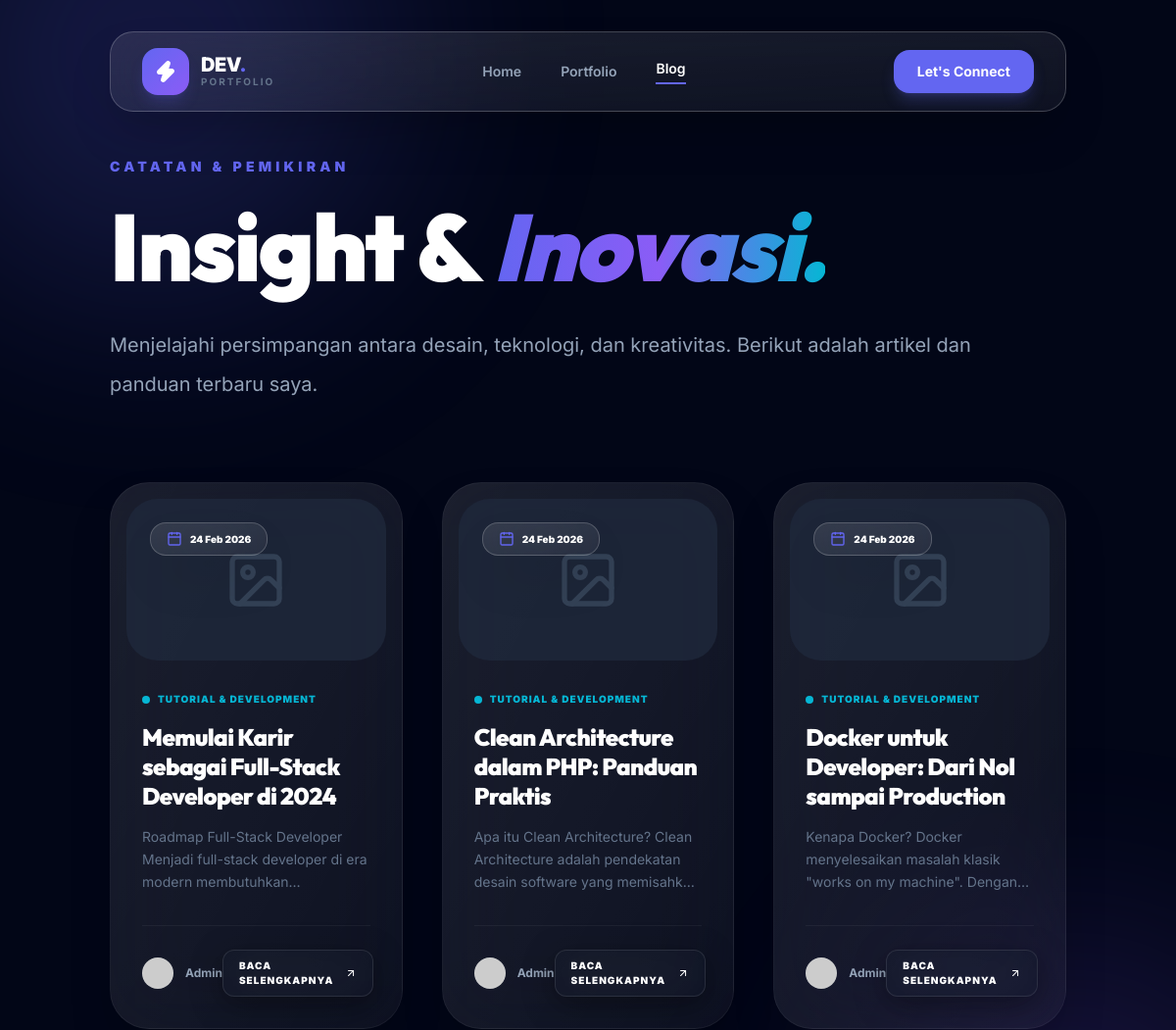
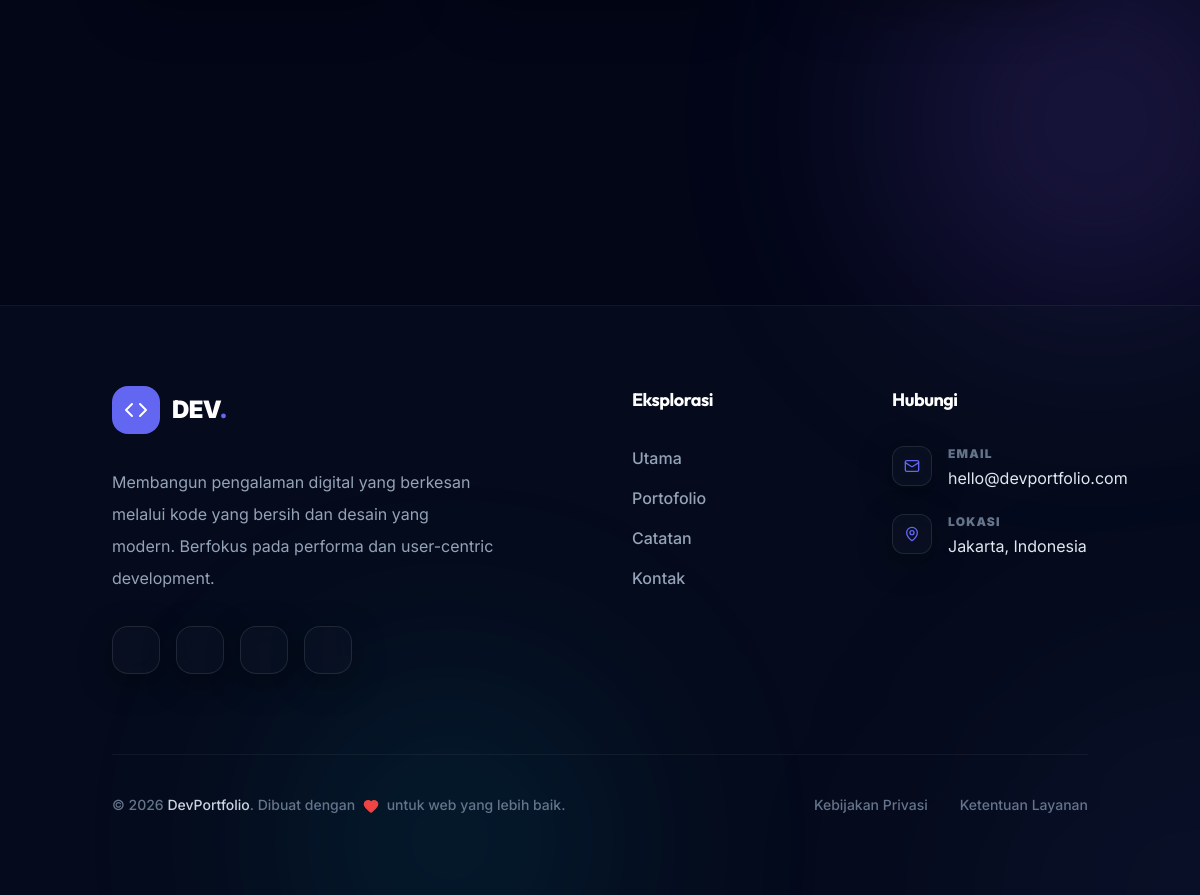
The app's page /public/blog with its own data (2 pictures, top to bottom).
### tables this page shows
CREATE TABLE IF NOT EXISTS blogs (
    id INT AUTO_INCREMENT PRIMARY KEY,
    user_id INT DEFAULT NULL,
    title VARCHAR(255) NOT NULL,
    slug VARCHAR(270) NOT NULL UNIQUE,
    content TEXT NOT NULL,
    excerpt VARCHAR(500) DEFAULT NULL,
    thumbnail VARCHAR(255) DEFAULT NULL,
    status ENUM('published', 'draft') DEFAULT 'published',
    views INT DEFAULT 0,
    created_at TIMESTAMP DEFAULT CURRENT_TIMESTAMP,
    updated_at TIMESTAMP DEFAULT CURRENT_TIMESTAMP ON UPDATE CURRENT_TIMESTAMP,
    FOREIGN KEY (user_id) REFERENCES users(id) ON DELETE SET NULL
);

### app/core/Controller.php (called while the page is built, shortened)
<?php
require_once __DIR__ . '/../../config/database.php';
class Controller
{
    protected string $basePath;
    protected array $config;
    public function __construct()
    {
        $this->config = require __DIR__ . '/../../config/app.php';
        $this->basePath = $this->config['base_path'];
    }
    protected function view(string $viewName, array $data = []): void
    {
        $data['basePath'] = $this->basePath;
        $data['config'] = $this->config;
        extract($data);
        $viewFile = __DIR__ . '/../views/' . str_replace('.', '/', $viewName) . '.php';
        require $viewFile;
        require __DIR__ . '/../views/layouts/main.php';
    }
}

### app/controllers/BlogController.php (called while the page is built, shortened)
<?php
require_once __DIR__ . '/../models/Blog.php';
class BlogController extends Controller
{
    private Blog $blog;
    public function __construct()
    {
        $this->blog = new Blog();
    }
    public function index(): void
    {
        $page = (int)($_GET['page'] ?? 1);
        $result = $this->blog->findPublished($page, 6);
        $this->view('blog.index', [
            'pageTitle' => 'Blog — ' . $this->config['name'],
            'blogs' => $result['items'],
            'pagination' => $result,
        ]);
    }
}

### public/index.php (called while the page is built, shortened)
<?php
$config = require __DIR__ . '/../config/app.php';
require_once __DIR__ . '/../app/core/Helpers.php';
require_once __DIR__ . '/../app/core/Router.php';
require_once __DIR__ . '/../app/core/Controller.php';
require_once __DIR__ . '/../app/core/Model.php';
$router = new Router();
$url = $_GET['url'] ?? '';
$method = $_SERVER['REQUEST_METHOD'];
$router->dispatch($url, $method);

### app/core/Model.php (called while the page is built, shortened)
<?php
require_once __DIR__ . '/../../config/database.php';
class Model
{
    public function __construct()
    {
        $this->db = Database::getInstance();
    }
}

### config/app.php (called while the page is built)
<?php
return [
    'name' => 'DevPortfolio',
    'url'  => 'http://localhost/belajarweb.baru/public',
    'base_path' => '/belajarweb.baru/public',
    'db_host' => 'localhost',
    'db_name' => 'portfolio_db',
    'db_user' => 'root',
    'db_pass' => '',
    'smtp_host' => 'smtp.gmail.com',
    'smtp_port' => 587,
    'smtp_user' => '',
    'smtp_pass' => '',
    'smtp_from' => 'noreply@example.com',
    'smtp_from_name' => 'DevPortfolio',
    'upload_max_size' => 2 * 1024 * 1024,
    'upload_allowed_types' => ['image/jpeg', 'image/png', 'image/gif', 'image/webp'],
];

### config/database.php (called while the page is built, shortened)
<?php
class Database
{
    private static ?PDO $instance = null;
    public static function getInstance(): PDO
    {
        if (self::$instance === null) {
            $config = require __DIR__ . '/app.php';
            $dsn = "mysql:host={$config['db_host']};dbname={$config['db_name']};charset=utf8mb4";
            try {
                self::$instance = new PDO($dsn, $config['db_user'], $config['db_pass'], [
                    PDO::ATTR_ERRMODE => PDO::ERRMODE_EXCEPTION,
                    PDO::ATTR_DEFAULT_FETCH_MODE => PDO::FETCH_OBJ,
                    PDO::ATTR_EMULATE_PREPARES => false,
                ]);
            }
            catch (PDOException $e) {
                die('Database connection failed: ' . $e->getMessage());
            }
        }
        return self::$instance;
    }
}

### app/models/Blog.php (called while the page is built, shortened)
<?php
require_once __DIR__ . '/../core/Model.php';
class Blog extends Model
{
    public function findPublished(int $page = 1, int $perPage = 6): array
    {
        $offset = ($page - 1) * $perPage;
        $countStmt = $this->db->query("SELECT COUNT(*) FROM blogs WHERE status = 'published'");
        $total = (int)$countStmt->fetchColumn();
        $totalPages = (int)ceil($total / $perPage);
        $stmt = $this->db->prepare("SELECT b.*, u.full_name as author_name
            FROM blogs b
            LEFT JOIN users u ON b.user_id = u.id
            WHERE b.status = 'published'
            ORDER BY b.created_at DESC
            LIMIT ? OFFSET ?");
        $stmt->execute([$perPage, $offset]);
        $items = $stmt->fetchAll();
        return [
            'items' => $items,
            'total' => $total,
            'page' => $page,
            'perPage' => $perPage,
            'totalPages' => $totalPages,
            'hasPrev' => $page > 1,
            'hasNext' => $page < $totalPages,
        ];
    }
}

### app/core/Helpers.php (called while the page is built, shortened)
<?php
function baseUrl(string $path = ''): string
{
    $config = $GLOBALS['config'];
    $url = rtrim($config['url'], '/');
    return $url . '/' . ltrim($path, '/');
}

### app/views/blog/index.php (the view, shortened to what this page needs)
<section class="pt-40 pb-20 relative overflow-hidden">
    <div class="container mx-auto px-6 relative z-10">
        <div class="max-w-4xl mb-20 reveal">
            <span class="text-accent-primary font-black uppercase tracking-[0.3em] text-sm mb-6 block">Catatan & Pemikiran</span>
            <h1 class="text-6xl md:text-8xl font-black mb-8 leading-tight">Insight & <span class="gradient-text italic">Inovasi.</span></h1>
            <p class="text-xl text-slate-400 leading-loose">Menjelajahi persimpangan antara desain, teknologi, dan kreativitas. Berikut adalah artikel dan panduan terbaru saya.</p>
        </div>
        <div class="grid grid-cols-1 md:grid-cols-2 lg:grid-cols-3 gap-10">
            <?php if (!empty($blogs)): ?>
                <?php foreach ($blogs as $blog): ?>
                <div class="reveal group h-full">
                    <div class="glass-premium glass-hover rounded-[40px] p-4 h-full flex flex-col border-white/5">
                        <div class="aspect-[16/10] overflow-hidden rounded-[32px] relative mb-8">
                            <?php if (!empty($blog->image)): ?>
                                <img src="<?= baseUrl('assets/images/' . $blog->image) ?>" alt="<?= $blog->title ?>" class="w-full h-full object-cover group-hover:scale-110 transition-transform duration-1000">
                            <?php else: ?>
                                <div class="w-full h-full bg-slate-800/80 flex items-center justify-center">
                                    <i data-lucide="image" class="w-16 h-16 text-slate-700"></i>
                                </div>
                            <?php endif; ?>
                            <div class="absolute top-6 left-6 glass-premium px-4 py-2 rounded-2xl flex items-center gap-2">
                                <i data-lucide="calendar" class="w-4 h-4 text-accent-primary"></i>
                                <span class="text-[10px] font-black text-white"><?= date('d M Y', strtotime($blog->created_at)) ?></span>
                            </div>
                        </div>
                        <div class="px-4 pb-4 grow flex flex-col">
                            <div class="flex items-center gap-2 text-accent-cyan font-black uppercase tracking-widest text-[10px] mb-4">
                                <span class="w-2 h-2 rounded-full bg-accent-cyan"></span>
                                Tutorial & Development
                            </div>
                            <h3 class="text-2xl font-black mb-4 group-hover:text-accent-primary transition-colors leading-tight"><?= $blog->title ?></h3>
                            <p class="text-slate-500 mb-8 line-clamp-3 text-sm leading-relaxed grow"><?= strip_tags($blog->content) ?></p>
                            <div class="flex items-center justify-between pt-6 border-t border-white/5">
                                <div class="flex items-center gap-3">
                                    <div class="w-8 h-8 rounded-full bg-slate-800 overflow-hidden">
                                        <img src="https://i.pravatar.cc/100" alt="Author" class="w-full h-full object-cover">
                                    </div>
                                    <span class="text-xs font-bold text-slate-400">Admin</span>
                                </div>
                                <a href="<?= baseUrl('blog/' . $blog->slug) ?>" class="btn-glass px-4 py-2 rounded-xl text-[10px] uppercase tracking-widest font-black group/btn">
                                    Baca Selengkapnya
                                    <i data-lucide="arrow-up-right" class="w-4 h-4 group-hover/btn:translate-x-1 group-hover/btn:-translate-y-1 transition-transform"></i>
                                </a>
                            </div>
                        </div>
                    </div>
                </div>
                <?php endforeach; ?>
            <?php endif; ?>
        </div>
    </div>
</section>

### app/core/Router.php (shortened to what this page needs)
<?php
class Router
{
    private array $routes = [];
    public function get(string $path, string $action): void
    {
        $this->routes['GET'][$path] = $action;
    }
    public function post(string $path, string $action): void
    {
        $this->routes['POST'][$path] = $action;
    }
    public function dispatch(string $url, string $method): void
    {
        $method = strtoupper($method);
        $url = trim($url, '/');
        if (isset($this->routes[$method])) {
            foreach ($this->routes[$method] as $route => $action) {
                $route = trim($route, '/');
                $pattern = preg_replace('/\{([a-zA-Z_]+)\}/', '(?P<$1>[a-zA-Z0-9_-]+)', $route);
                $pattern = '#^' . $pattern . '$#';
                if (preg_match($pattern, $url, $matches)) {
                    $params = array_filter($matches, 'is_string', ARRAY_FILTER_USE_KEY);
                    [$controllerName, $methodName] = explode('@', $action);
                    $controller = new $className();
                    call_user_func_array([$controller, $methodName], $params);
                    return;
                }
            }
        }
    }
}

### records on screen
blogs: created_at "24 Feb 2026", title "Memulai Karir sebagai Full-Stack Developer di 2024", content "Roadmap Full-Stack Developer Menjadi full-stack developer di era modern…"
blogs: created_at "24 Feb 2026", title "Clean Architecture dalam PHP: Panduan Praktis", content "Apa itu Clean Architecture? Clean Architecture adalah pendekatan desain software yang…"
blogs: created_at "24 Feb 2026", title "Docker untuk Developer: Dari Nol sampai Production", content "Kenapa Docker? Docker menyelesaikan masalah klasik \"works on my machine\".…"

### other values on screen
$label "Home"
$label "Portfolio"
$label "Blog"
